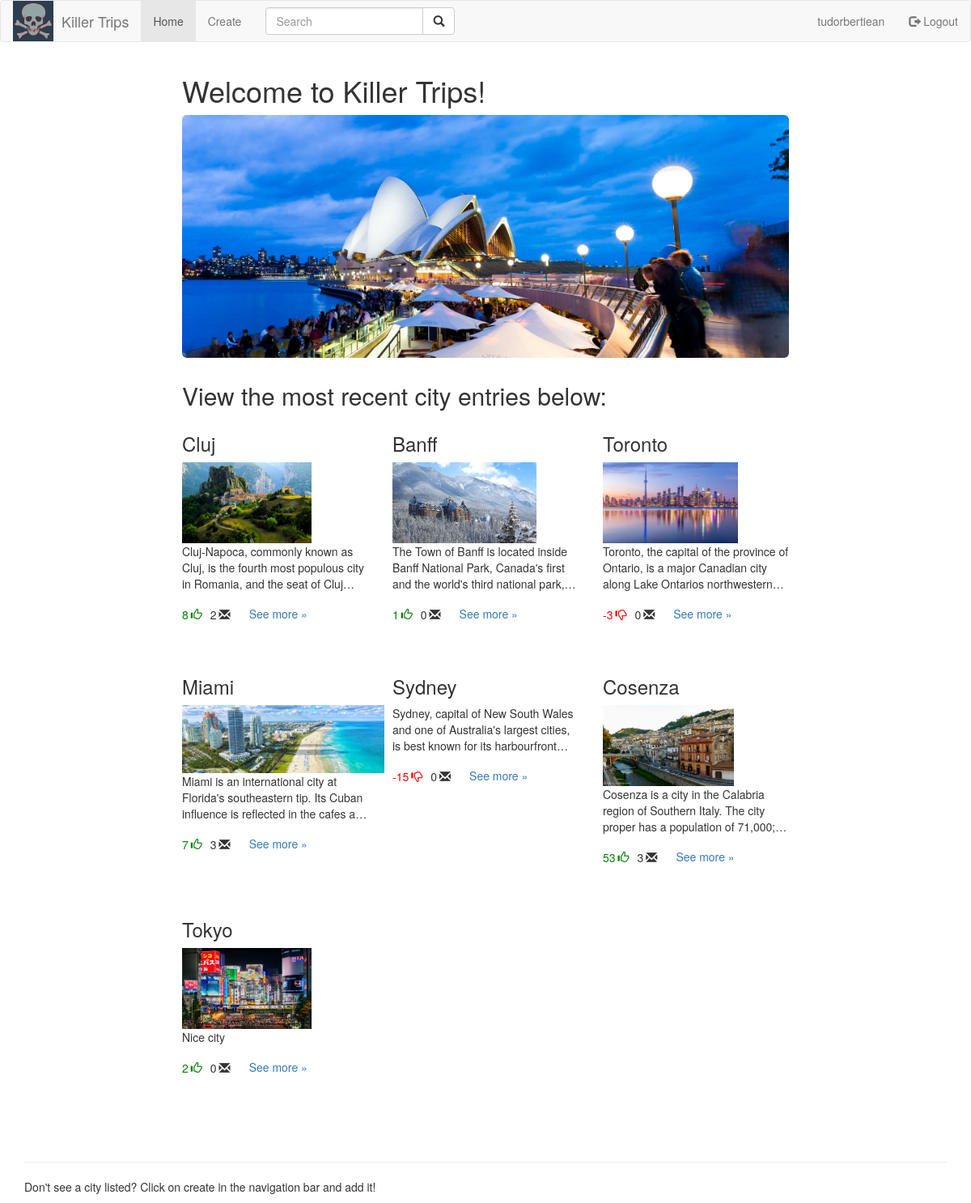
The page /src/views/homepage.php (signed in) on the database its author committed.
### tables this page shows
CREATE TABLE `cities` (
  `cityid` int(11) NOT NULL,
  `city` varchar(100) NOT NULL,
  `description` varchar(1000) NOT NULL,
  `country` varchar(100) NOT NULL,
  `image` varchar(200) NOT NULL,
  `date` timestamp NOT NULL DEFAULT CURRENT_TIMESTAMP
);

### src/php/Cities.php (called while the page is built, shortened)
<?php
class Cities {
	public static function getNumCities(){
		try {
            $db = Database::getConnection();
            $queryString = "SELECT * FROM `cities`";
            $result = $db->query($queryString);
            $rows = array();
            while ($row = $result->fetch_assoc()) {
                array_push($rows, $row);
            }
        }
        catch(mysqli_sql_exception $e){
            echo "Connection failed: " . $e->getMessage();
        }
        return $rows;
    }
}
?>

### src/php/Votes.php (called while the page is built, shortened)
<?php
class Votes {
	public static function getVotesForCity($cityid){
		try {
            $db = Database::getConnection();
            $queryString = "SELECT count(case when cityid = $cityid and score = 1 then 1 end) as upvote, count(case when cityid = $cityid and score = -1 then 1 end) as downvote FROM vote";
            $result = $db->query($queryString);
            $row = $result->fetch_assoc();
            $upvotes = $row["upvote"];
            $downvote = $row["downvote"];
            $difference = (int)$upvotes - (int)$downvote;
        }
        catch(mysqli_sql_exception $e){
            echo "Connection failed: " . $e->getMessage();
        }
        return $difference;
    }
}
?>

### src/php/Comments.php (called while the page is built, shortened)
<?php
class Comments {
	public static function getNumComments($cityid){
		try {
            $db = Database::getConnection();
            $queryString = "SELECT count(case when cityid = $cityid then 1 end) as comments FROM comments";
            $result = $db->query($queryString);
            $row = $result->fetch_assoc();
            $comments = (int)$row["comments"];
        }
        catch(mysqli_sql_exception $e){
            echo "Connection failed: " . $e->getMessage();
        }
        return $comments;
    }
}
?>

### src/views/homepage.php (the view, shortened to what this page needs)
<?php
    include("../php/Comments.php");
    include("../php/Votes.php");
?>
<!DOCTYPE html>
    <head>
        <link rel="stylesheet" href="https://maxcdn.bootstrapcdn.com/bootstrap/3.3.7/css/bootstrap.min.css">
        <link rel="stylesheet" href="../css/cities.css">
    </head>
    <body>
      <nav class="navbar navbar-default">
        <div class="container-fluid">
          <div class="navbar-header">
            <a href="homepage.php" class="navbar-left"><img style="width: 50px; height:50px; margin-right: 10px;" src="../images/logo.jpg"></a>
            <a class="navbar-brand" href="homepage.php">Killer Trips</a>
          </div>
          <ul class="nav navbar-nav">
            <li class="active"><a href="homepage.php">Home</a></li>
          </ul>
          <?php
          if (isset($_SESSION['loggedin']) && $_SESSION['loggedin'] == true){
              ?>
            <ul class="nav navbar-nav">
              <li><a href="create.php">Create</a></li>
            </ul>
          <?php
            }
          ?>
          <?php
            if (isset($_SESSION['loggedin']) && $_SESSION['loggedin'] == true){
              ?>
              <ul class="nav navbar-nav navbar-right">
                <li><a href="#"><?php echo $_SESSION['username'];?></a></li>
                <li><a href="/killer-trips/src/php/Logout.php"><span class="glyphicon glyphicon-log-out"></span> Logout</a></li>
              </ul>
              <?php
            }
            ?>
          <form class="navbar-form navbar-left" method="get" action="list_cities.php">
            <div class="input-group">
              <input type="text" name="keyword" id="keyword" class="form-control" placeholder="Search">
              <div class="input-group-btn">
                <button class="btn btn-default" type="submit">
                  <i class="glyphicon glyphicon-search"></i>
                </button>
              </div>
            </div>
          </form>
        </div>
      </nav>
      <link rel="stylesheet" type="text/css" href="//netdna.bootstrapcdn.com/font-awesome/4.1.0/css/font-awesome.min.css">
      <div class="container">
        <div class="row row-offcanvas row-offcanvas-right">
          <div class="col-md-offset-2 col-md-8">
            <h1>Welcome to Killer Trips!</h1>
            <div class="jumbotron" style="background-image: url(../images/toronto-skyline.jpg"></div>
            <h2>View the most recent city entries below:</h2>
            <div class="row">
              <?php
                include_once("../php/Cities.php");
                $cities = Cities::getNumCities();
                $arrlength = count($cities);
                for($x = 0; $x < $arrlength; $x++) {
                  $city = $cities[$x];
                  $votescore = Votes::getVotesForCity($city["cityid"]);
                  $comments = Comments::getNumComments($city["cityid"]);
                  ?>
                  <div style="height: 300px;" class="col-lg-4 col-xl-6 col-sm-6 col-md-6 city">
                    <h3><?php echo $city['city']?></h3>
                    <img src=<?php echo "../images/".$city['image']?> alt="" />
                    <p class="description"><?php echo $city['description']?></p>
                    <p class="votescore" style="color: <?PHP echo ($votescore >= 0)? 'green': 'red'; ?>"><?php echo $votescore?></p>
                    <span class="voteicon" style="color: <?PHP echo ($votescore >= 0)? 'green': 'red'; ?>"><i class="glyphicon <?PHP echo ($votescore >= 0)? 'glyphicon-thumbs-up': 'glyphicon-thumbs-down'; ?>"></i></span>
                    <p class="votescore" ><?php echo $comments?></p>
                    <span class="voteicon"><i class="glyphicon glyphicon-envelope"></i></span>
                    <p style="float:left;"><a class="btn btn-secondary" href="city.php?cityid=<?php echo $city['cityid']?>" role="button">See more &raquo;</a></p>
                  </div>
                  <?php
                }
              ?>
            </div>
          </div>
        </div>
        <hr>
        <?php
          if (isset($_SESSION['loggedin']) && $_SESSION['loggedin'] == true){
              ?>
              <p>Don't see a city listed? Click on create in the navigation bar and add it!</p>
          <?php
            } else {
              ?>
                <p>Login/Register to have the ability to add new city entries!</p>
              <?php
            }
          ?>
      </div>
    </body>
</html>

### src/css/cities.css (style rules this page uses)
.jumbotron { height: 300px; -webkit-background-size: 100% 100%; -moz-background-size: 100% 100%; -o-background-size: 100% 100%; background-size: 100% 100%; }
.description { overflow: hidden; display: -webkit-box; -webkit-line-clamp: 3; -webkit-box-orient: vertical; }
.city img { display: block; max-width: 250px; max-height: 100px; width: auto; height: auto; }
.votescore { float: left; margin-top: 8px; margin-right: 3px; }
.voteicon { margin-top: 8px; margin-right: 10px; float: left; }

### rows shown on the page
cities: city "Cluj", image (picture), description "Cluj-Napoca, commonly known as Cluj, is the fourth most populous city in Romania, and the seat of…", votescore "8", comments "2"
cities: city "Banff", image (picture), description "The Town of Banff is located inside Banff National Park, Canada's first and the world's third national…", votescore "1", comments "0"
cities: city "Toronto", image (picture), description "Toronto, the capital of the province of Ontario, is a major Canadian city along Lake Ontarios…", votescore "-3", comments "0"
cities: city "Miami", image (picture), description "Miami is an international city at Florida's southeastern tip. Its Cuban influence is reflected in the cafes…", votescore "7", comments "3"
cities: city "Sydney", description "Sydney, capital of New South Wales and one of Australia's largest cities, is best known for its…", votescore "-15", comments "0"
cities: city "Cosenza", image (picture), description "Cosenza is a city in the Calabria region of Southern Italy. The city proper has a population of…", votescore "53", comments "3"
cities: city "Tokyo", image (picture), description "Nice city", votescore "2", comments "0"

### other values the page prints
$_SESSION['username'] "tudorbertiean"
